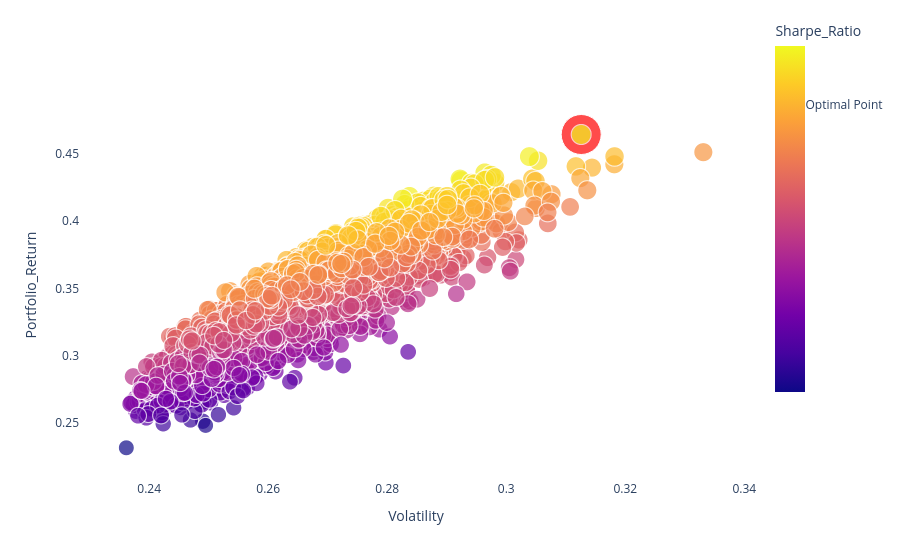

Write notebook code for a chart like this one.
### Code cell
# Let's highlight the point with the highest Sharpe ratio
fig = px.scatter(sim_out_df, x = 'Volatility', y = 'Portfolio_Return', color = 'Sharpe_Ratio', size = 'Sharpe_Ratio', hover_data = ['Sharpe_Ratio'] )
fig.add_trace(go.Scatter(x = [optimal_volatility], y = [optimal_portfolio_return], mode = 'markers', name = 'Optimal Point', marker = dict(size=[40], color = 'red')))
fig.update_layout(coloraxis_colorbar = dict(y = 0.7, dtick = 5))
fig.update_layout({'plot_bgcolor': "white"})
fig.show()

### Figure 1 — Plotly figure (JSON) as saved in the notebook; plotly's stock layout.template omitted (floating-point values rounded to 4 significant figures; data arrays with more than 128 entries replaced by an {"elided": "..."} marker saying what was removed)
{"data": [{"customdata": {"elided": "10000x1 float values"}, "hovertemplate": "Volatility=%{x}<br>Portfolio_Return=%{y}<br>Sharpe_Ratio=%{marker.color}<extra></extra>", "legendgroup": "", "marker": {"color": {"elided": "10000 float values"}, "coloraxis": "coloraxis", "size": {"elided": "10000 float values"}, "sizemode": "area", "sizeref": 0.003633, "symbol": "circle"}, "mode": "markers", "name": "", "showlegend": false, "type": "scattergl", "x": {"elided": "10000 float values"}, "xaxis": "x", "y": {"elided": "10000 float values"}, "yaxis": "y"}, {"marker": {"color": "red", "size": [40]}, "mode": "markers", "name": "Optimal Point", "type": "scatter", "x": [0.3126], "y": [0.4642]}], "layout": {"coloraxis": {"colorbar": {"dtick": 5, "title": {"text": "Sharpe_Ratio"}, "y": 0.7}, "colorscale": [[0, "#0d0887"], [0.1111, "#46039f"], [0.2222, "#7201a8"], [0.3333, "#9c179e"], [0.4444, "#bd3786"], [0.5556, "#d8576b"], [0.6667, "#ed7953"], [0.7778, "#fb9f3a"], [0.8889, "#fdca26"], [1, "#f0f921"]]}, "legend": {"itemsizing": "constant", "tracegroupgap": 0}, "margin": {"t": 60}, "plot_bgcolor": "white", "xaxis": {"anchor": "y", "domain": [0, 1], "title": {"text": "Volatility"}}, "yaxis": {"anchor": "x", "domain": [0, 1], "title": {"text": "Portfolio_Return"}}}}
